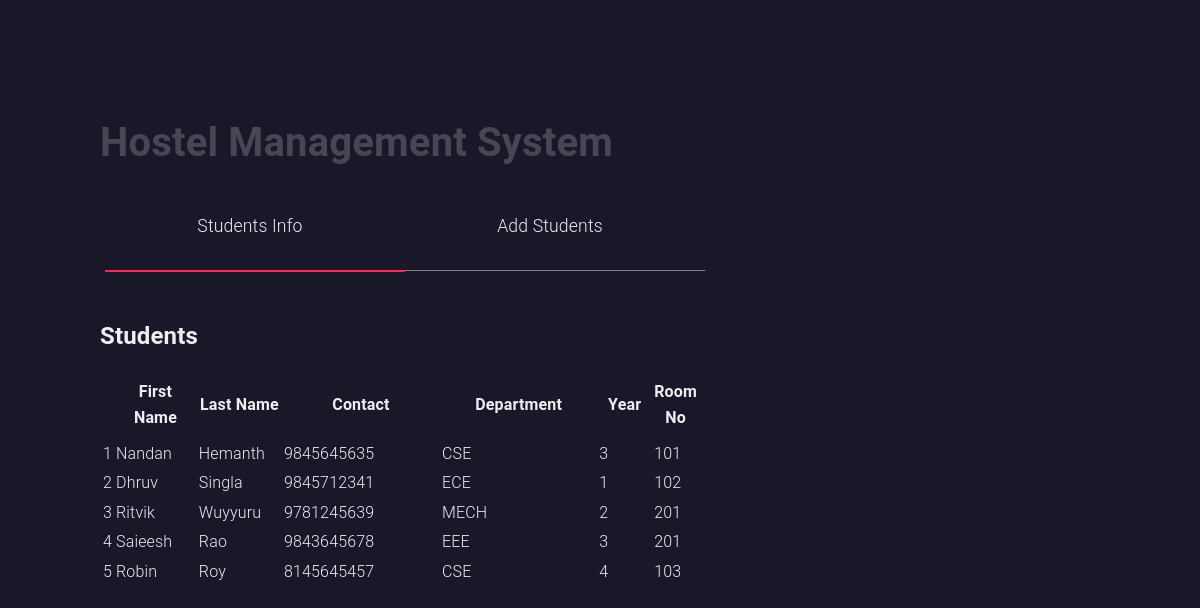
The app's page /home.php with its own data.
### tables this page shows
CREATE TABLE Student(
Student_ID int,
First_Name varchar(60),
Last_name varchar(60),
Mobile_number bigint,
Department_of_study varchar(30),
Year_of_study int,
Room_number int,
PRIMARY KEY (Student_ID),
FOREIGN KEY (Room_number) references Room(Room_number));

### home.php (the view, shortened to what this page needs)
<!DOCTYPE html>
<html>
<head>
    <link rel="stylesheet" href="homepage.css">
</head>
<h1>Hostel Management System</h1>
<div class="tabs">
  <div class="tab-2">
    <label for="tab2-1">Students Info</label>
    <input id="tab2-1" name="tabs-two" type="radio" checked="checked">
    <div>
    <div class="content">
    <div class="container">
      <h2 class="mb-5">Students</h2>
      <div class="table-responsive">
        <table class="table custom-table">
          <thead>
            <tr>
              <th scope="col">
                <label class="control control--checkbox">
                </label>
              </th>
              <th scope="col" width = "15%">First Name</th>
              <th scope="col" width = "15%">Last Name</th>
              <th scope="col" width = "30%">Contact</th>
              <th scope="col" width = "30%">Department</th>
              <th scope="col" width = "15%">Year</th>
              <th scope="col" width = "15%">Room No</th>
            </tr>
          </thead>
          <tbody>
            <?php
            $sql = "SELECT * FROM student;";
            $con = mysqli_connect('localhost', 'root', '','hostel_management_system');
            $result1 = $con->query($sql);
                if (mysqli_num_rows($result1)> 0){
                    while($row0 = mysqli_fetch_assoc($result1)){
                      ?>
                      <tr>
                        <td><?php echo $row0["Student_ID"] ?></td>
                        <td><?php echo $row0["First_Name"] ?></td>
                        <td><?php echo $row0["Last_name"] ?></td>
                        <td><?php echo $row0["Mobile_number"] ?></td>
                        <td><?php echo $row0["Department_of_study"] ?></td>
                        <td><?php echo $row0["Year_of_study"] ?></td>
                        <td><?php echo $row0["Room_number"] ?></td>
                    </tr>
                  <?php
                    }
                }
            ?>
          </tbody>
        </table>
      </div>
    </div>
  </div>
    </div>
  </div>
  <div class="tab-2">
    <label for="tab2-2">Add Students</label>
    <input id="tab2-2" name="tabs-two" type="radio">
  </div>
</div>
</html>

### homepage.css (style rules this page uses)
h1 { font-size: 40px; line-height: 0.8em; color: rgba(255,255,255,0.2); }
.tabs { display: block; display: -webkit-flex; display: -moz-flex; display: flex; -webkit-flex-wrap: wrap; -moz-flex-wrap: wrap; flex-wrap: wrap; margin: 0; overflow: hidden; }
.tabs [class^="tab"] label, .tabs [class*=" tab"] label { color: #efedef; cursor: pointer; display: block; font-size: 1.1em; font-weight: 300; line-height: 1em; padding: 2rem 0; text-align: center; }
.tabs [class^="tab"] [type="radio"], .tabs [class*=" tab"] [type="radio"] { border-bottom: 1px solid rgba(239, 237, 239, 0.5); cursor: pointer; -webkit-appearance: none; -moz-appearance: none; appearance: none; display: block; width: 100%; -webkit-transition: all 0.3s ease-in-out; -moz-transition: all 0.3s ease-in-out; -o-transition: all 0.3s ease-in-out; transition: all 0.3s ease-in-out; }
.tabs [class^="tab"] [type="radio"]:checked, .tabs [class*=" tab"] [type="radio"]:checked { border-bottom: 2px solid #fd264f; }
.tabs [class^="tab"] [type="radio"]:checked + div, .tabs [class*=" tab"] [type="radio"]:checked + div { opacity: 1; }
.tabs [class^="tab"] [type="radio"] + div, .tabs [class*=" tab"] [type="radio"] + div { display: block; opacity: 0; padding: 2rem 0; width: 90%; -webkit-transition: all 0.3s ease-in-out; -moz-transition: all 0.3s ease-in-out; -o-transition: all 0.3s ease-in-out; transition: all 0.3s ease-in-out; }
.tabs .tab-2 { width: 30%; }
.tabs .tab-2 [type="radio"] + div { width: 200%; margin-left: 200%; }
.tabs .tab-2 [type="radio"]:checked + div { margin-left: 0; }

### records on screen
student: Student_ID "1", First_Name "Nandan", Last_name "Hemanth", Mobile_number "9845645635", Department_of_study "CSE", Year_of_study "3", Room_number "101"
student: Student_ID "2", First_Name "Dhruv", Last_name "Singla", Mobile_number "9845712341", Department_of_study "ECE", Year_of_study "1", Room_number "102"
student: Student_ID "3", First_Name "Ritvik", Last_name "Wuyyuru", Mobile_number "9781245639", Department_of_study "MECH", Year_of_study "2", Room_number "201"
student: Student_ID "4", First_Name "Saieesh", Last_name "Rao", Mobile_number "9843645678", Department_of_study "EEE", Year_of_study "3", Room_number "201"
student: Student_ID "5", First_Name "Robin", Last_name "Roy", Mobile_number "8145645457", Department_of_study "CSE", Year_of_study "4", Room_number "103"
